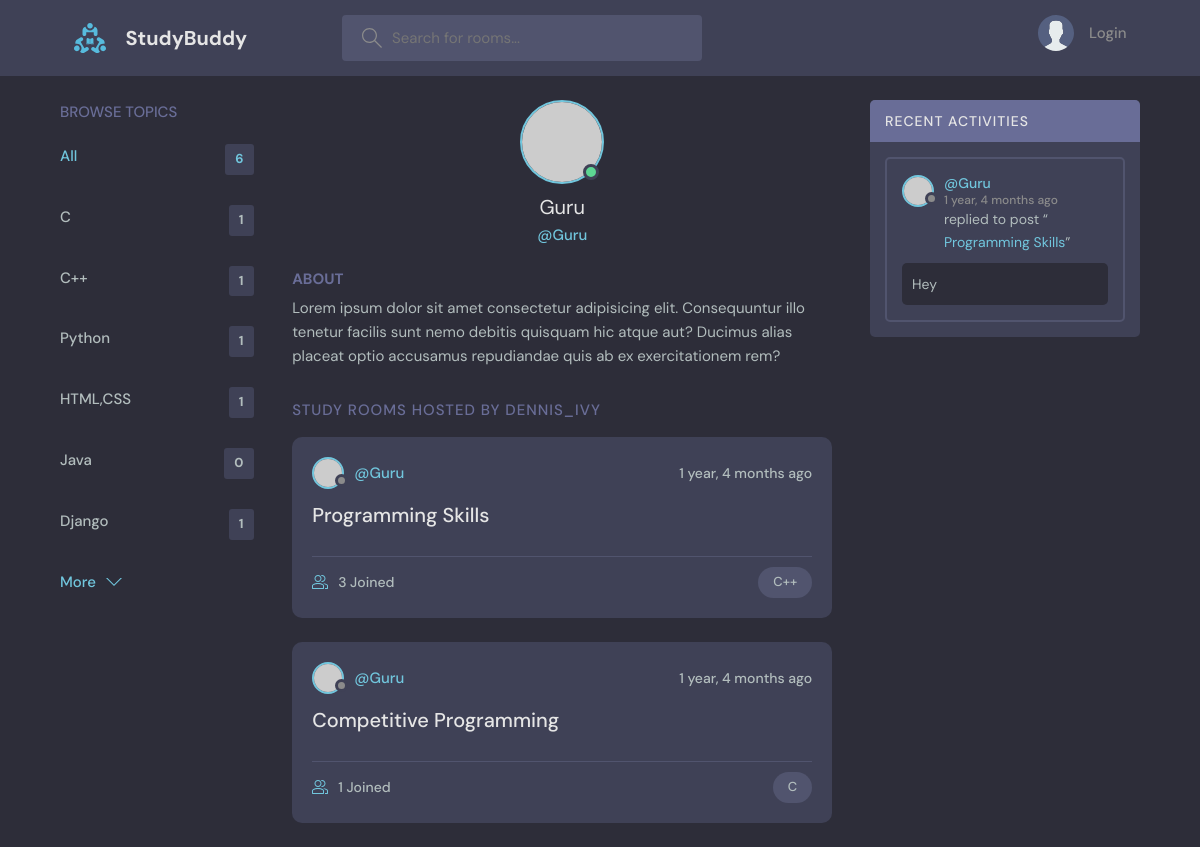
Page /profile/1/ on the committed database.
### base/models.py (models this page shows, shortened)
class Topic(models.Model):
    name = models.CharField(max_length=200)

class Room(models.Model):
    host = models.ForeignKey(User, on_delete=models.SET_NULL, null=True) #A host can host many rooms but a room can have only one host, which is of the type User model, ans on deleting the host the room wont gets deleted.
    topic =  models.ForeignKey(Topic, on_delete=models.SET_NULL, null=True) #A topic can have many rooms but a room can have only one topic,which is one of Topic database table, and on deleting any topic, the room wont gets deleted.
    name = models.CharField(max_length = 200)#Name of a room.
    description = models.TextField(null=True, blank=True)#Description of a room, to keep it optional, we set null and blank as true.
    participants = models.ManyToManyField(User, related_name='participants', blank=True) #This is a many to many relationship database which means one user can message in many rooms and one room can have many users messages.
    updated = models.DateTimeField(auto_now=True)#To show the updated time every time we update something in the room.
    created = models.DateTimeField(auto_now_add=True)#To show the created date and time of the room, it gets updated only once it is created.
    class Meta:
        ordering = ['-updated', 'created'] #ordering the rooms like showing the recent created room at the top.
    def __str__(self):
        return self.name

class Message(models.Model):
    user = models.ForeignKey(User, on_delete=models.CASCADE)#A user can send many messages but a message can be sent by only one user, which is of the type User model, and on deleting any user, the messages of that user gets deleted.
    room =  models.ForeignKey(Room, on_delete=models.CASCADE)#A room can have many messages but a message can be of only one room, which is one of Room database table, and on deleting any room, the messages of that room gets deleted.
    body = models.TextField()#Content od message.
    updated = models.DateTimeField(auto_now=True)
    created = models.DateTimeField(auto_now_add=True)
    class Meta:
        ordering = ['-updated', 'created']

### base/views.py (the view)
# urls.py: path('profile/<str:pk>/',views.userProfile, name="user-profile"),
def userProfile(request,pk):
    user = User.objects.get(id=pk) #Storing a paritcular user from User database using pk.
    rooms = user.room_set.all() #Storing all the rooms of which that particular user is a part of.
    room_messages = user.message_set.all() #Storing all the messages which is posted by that particular user.
    topics = Topic.objects.all() #Storign all the topics.
    context={'user': user,'rooms':rooms, 'topics': topics,'room_messages': room_messages}
    return render(request,'base/profile.html',context)

### base/templates/base/profile.html (shortened to what this page needs)
{% extends 'main.html' %}
{% block content %}
<main class="profile-page layout layout--3">
    <div class="container">
      {% include 'base/topics_component.html' %}
      <div class="roomList">
        <div class="profile">
          <div class="profile__avatar">
            <div class="avatar avatar--large active">
              <img src="https://randomuser.me/api/portraits/men/11.jpg" />
            </div>
          </div>
          <div class="profile__info">
            <h3>{{user.username}}</h3>
            <p>@{{user.username}}</p>
          </div>
          <div class="profile__about">
            <h3>About</h3>
            <p>
              Lorem ipsum dolor sit amet consectetur adipisicing elit. Consequuntur illo tenetur
              facilis sunt nemo debitis quisquam hic atque aut? Ducimus alias placeat optio
              accusamus repudiandae quis ab ex exercitationem rem?
            </p>
          </div>
        </div>
        <div class="roomList__header">
          <div>
            <h2>Study Rooms Hosted by dennis_ivy</a>
            </h2>
          </div>
        </div>
        {% include 'base/feed_component.html' %}
      </div>
      {% include 'base/activity_component.html' %}
    </div>
  </main>
{% endblock content%}

### templates/main.html (shortened to what this page needs)
<!DOCTYPE html>
{% load static %}
<html lang="en">
  <head>
    <link rel="stylesheet" href="{% static 'styles/style.css' %}" />
  </head>
  <body>
    {% include 'navbar.html' %}
    {% block content %}{% endblock %}
  </body>
</html>

### templates/navbar.html (shortened to what this page needs)
{% load static %}
<header class="header header--loggedIn">
    <div class="container">
      <a href="{% url 'home' %}" class="header__logo">
        <img src="{% static 'images/logo.svg' %}" />
        <h1>StudyBuddy</h1>
      </a>
      <form class="header__search" method="GET" action="{% url 'home'%}">
        <label>
          <input name="q", placeholder="Search for rooms..." />
        </label>
      </form>
      <nav class="header__menu">
        {% if request.user.is_authenticated %}
        <div class="header__user">
          <a href="{% url 'update-user'%}">
            <div class="avatar avatar--medium active">
              <img src="https://randomuser.me/api/portraits/men/37.jpg" />
            </div>
            <p>{{request.user.username}} <span>@{{request.user.username}}</span></p>
          </a>
          <button class="dropdown-button">
            <svg version="1.1" xmlns="http://www.w3.org/2000/svg" width="32" height="32" viewBox="0 0 32 32">
              <title>chevron-down</title>
              <path d="M16 21l-13-13h-3l16 16 16-16h-3l-13 13z"></path>
            </svg>
          </button>
        </div>
        {% else %}
         <a href="{% url 'login'%}">
          <img src="{% static 'images/avatar.svg' %}" />
          <p>Login</p>
        </a>
        {% endif %}
      </nav>
    </div>
  </header>

### base/templates/base/topics_component.html (shortened to what this page needs)
<div class="topics">
    <div class="topics__header">
      <h2>Browse Topics</h2>
    </div>
    <ul class="topics__list">
      <li>
        <a href="{% url 'home' %}" class="active">All <span>{{topics.count}}</span></a>
      </li>
      {%for topic in topics %}
      <li>
        <a href="{% url 'home' %}?q={{topic.name}}">{{topic.name}}<span>{{topic.room_set.all.count}}</span></a>
      </li>
      {% endfor %}
    </ul>
    <a class="btn btn--link" href="{% url 'topics' %}">
      More
      <svg version="1.1" xmlns="http://www.w3.org/2000/svg" width="32" height="32" viewBox="0 0 32 32">
        <title>chevron-down</title>
        <path d="M16 21l-13-13h-3l16 16 16-16h-3l-13 13z"></path>
      </svg>
    </a>
  </div>

### base/templates/base/feed_component.html (shortened to what this page needs)
{% for room in rooms %}
<div class="roomListRoom">
    <div class="roomListRoom__header">
        <a href="{% url 'user-profile' room.host.id %}" class="roomListRoom__author">
        <div class="avatar avatar--small">
          <img src="https://randomuser.me/api/portraits/women/11.jpg" />
        </div>
        <span>@{{room.host.username}}</span>
      </a>
      <div class="roomListRoom__actions">
        <span>{{room.created|timesince}} ago</span>
      </div>
    </div>
    <div class="roomListRoom__content">
        <a href="{% url 'room' room.id %}">{{room.name}}</a>
    </div>
    <div class="roomListRoom__meta">
      <a href="{% url 'room' room.id %}" class="roomListRoom__joined">
        {{room.participants.all.count}} Joined
      </a>
      <p class="roomListRoom__topic">{{room.topic.name}}</p>
    </div>
</div>
{% endfor %}

### base/templates/base/activity_component.html (shortened to what this page needs)
<div class="activities">
    <div class="activities__header">
      <h2>Recent Activities</h2>
    </div>
    {% for message in room_messages %}
    <div class="activities__box">
      <div class="activities__boxHeader roomListRoom__header">
        <a href="{% url 'user-profile' message.user.id%}" class="roomListRoom__author">
          <div class="avatar avatar--small">
            <img src="https://randomuser.me/api/portraits/women/11.jpg" />
          </div>
          <p>
            @{{message.user}}
            <span>{{message.created|timesince}} ago</span>
          </p>
        </a>
      </div>
      <div class="activities__boxContent">
        <p>replied to post “<a href="{% url 'room' message.room.id%}">{{message.room}}</a>”</p>
        <div class="activities__boxRoomContent">
          {{message.body}}
        </div>
      </div>
    </div>
    {% endfor %}
  </div>

### rows in the picture
Topic: name "C", room_set.all.count "1"
Topic: name "C++", room_set.all.count "1"
Topic: name "Python", room_set.all.count "1"
Topic: name "HTML,CSS", room_set.all.count "1"
Topic: name "Java", room_set.all.count "0"
Topic: name "Django", room_set.all.count "1"
Room: host.username "Guru", created "1 year, 4 months", name "Programming Skills", participants.all.count "3", topic.name "C++"
Room: host.username "Guru", created "1 year, 4 months", name "Competitive Programming", participants.all.count "1", topic.name "C"
Message: user "Guru", created "1 year, 4 months", room "Programming Skills", body "Hey"

### other values in the picture
{{ topics.count }} "6"
{{ user.username }} "Guru"
